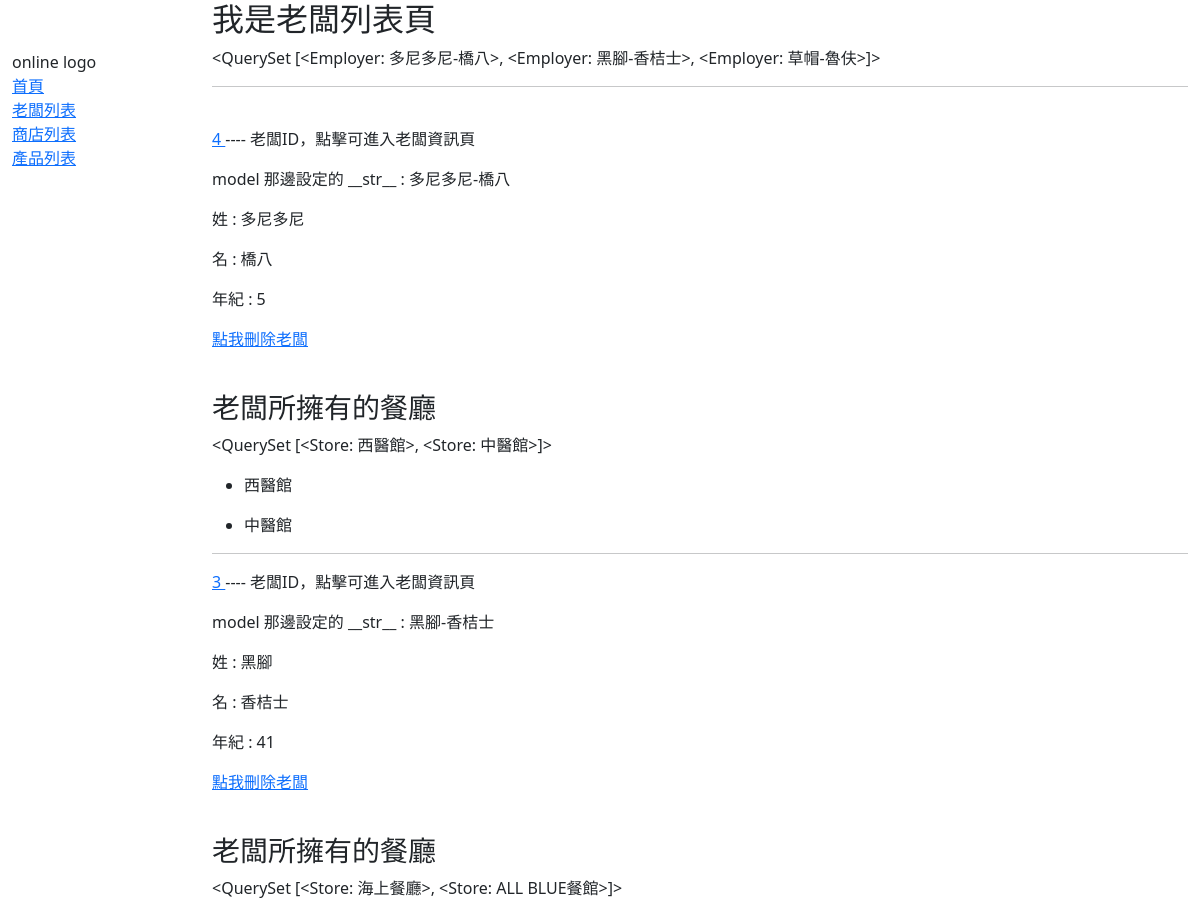
/online/employers/ (upper part), run on an earlier commit of the app's database.
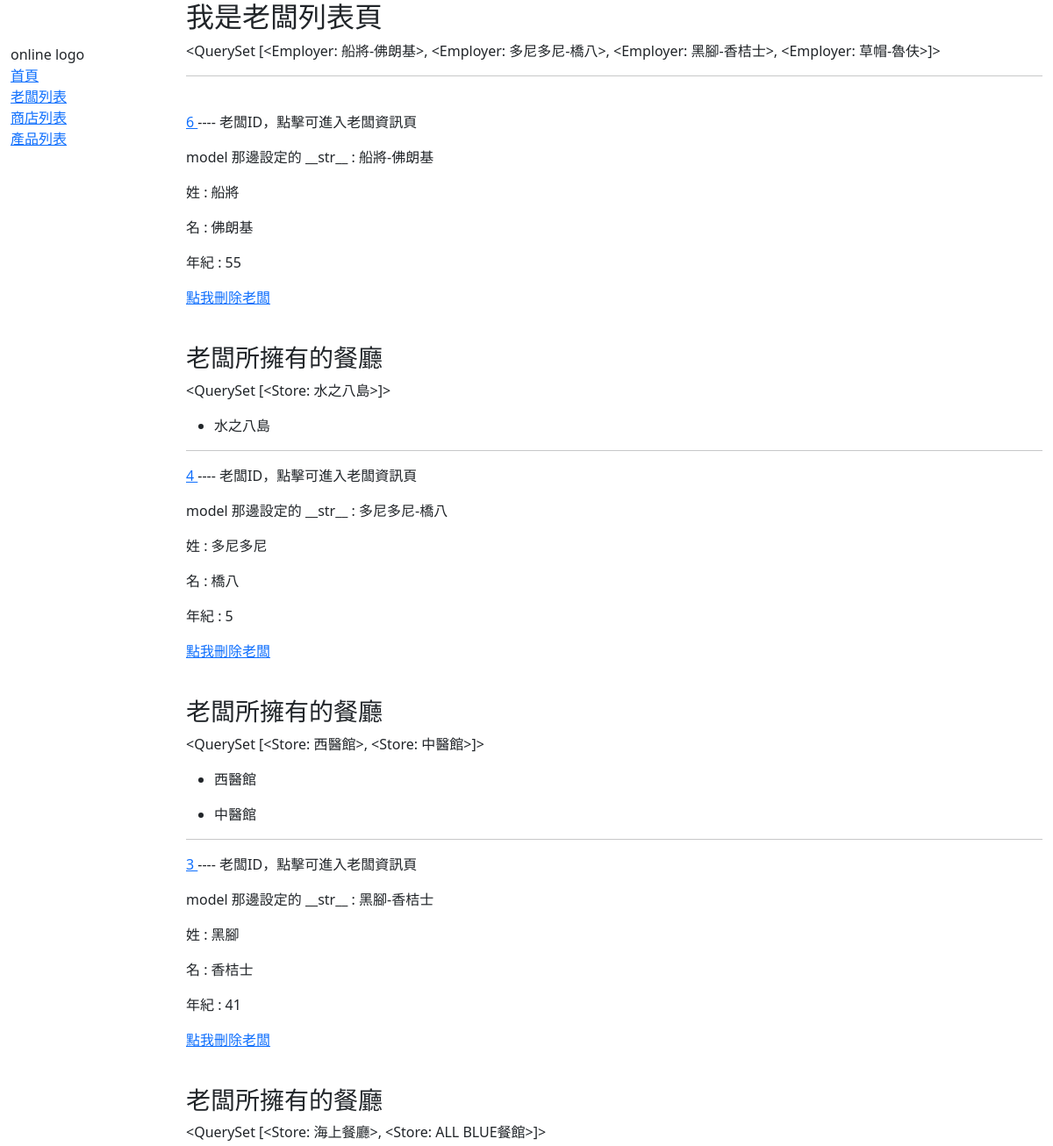
And on a later commit of the database.
### online/models.py (models this page shows, shortened)
class Employer(models.Model):
    first_name = models.CharField(max_length=100)
    last_name = models.CharField(max_length=100)
    age = models.PositiveIntegerField()
    class Meta:
        ordering = ['last_name', 'first_name']
    def get_absolute_url(self):
        return reverse('employer-detail', args=[str(self.id)])
    def __str__(self):
        return f'{self.first_name}-{self.last_name}'

class Store(models.Model):
    title = models.CharField(max_length=100)
    description = models.TextField()
    employer = models.ForeignKey(Employer, on_delete=models.SET_NULL, null=True)
    def __str__(self):
        return self.title

### online/views.py (the view)
# urls.py: path("employers/", views.EmployerListView.as_view(), name='employer-list'),
class EmployerListView(generic.ListView):
    model = Employer

### online/templates/online/employer_list.html (shortened to what this page needs)
{% extends 'sidebar.html' %}
{% block content %}
<h2>我是老闆列表頁</h2>
{{ employer_list }}
<hr>
<br>
{% for employer in employer_list %}
  <p>
    <a href="{{ employer.get_absolute_url }}">
      {{ employer.id }}
    </a>
    ----  老闆ID，點擊可進入老闆資訊頁
  </p>
  <p> model 那邊設定的 __str__ : {{ employer }}</p>
  <p>姓 : {{ employer.first_name }}</p>
  <p>名 : {{ employer.last_name }}</p>
  <p>年紀 : {{ employer.age }}</p>
  <p><a href="{% url 'employer-delete' employer.id %}">點我刪除老闆</a></p>
  <br>
  <h3>老闆所擁有的餐廳</h3>
  <p>{{ employer.store_set.all }}</p>
  {% for store in employer.store_set.all %}
    <ul>
      <li>{{ store }}</li>
    </ul>
  {% endfor %}
  <hr>
{% endfor %}
{% endblock %}

What changed in the data, as far as the page shows it:
added Employer: first_name+last_name "<QuerySet [<Employer: 船將-佛朗基>, <Employer: 多尼多尼-橋八>, <Employer: 黑腳-香桔士>, <Employer: 草帽-魯伕>]>", id "6", first_name+last_name "船將-佛朗基", first_name "船將", last_name "佛朗基", age "55", store_set.all "<QuerySet [<Store: 水之八島>]>"
added Store: title "水之八島", shown under "6"
Also different on the page:
{{ employer_list }}: "<QuerySet [<Employer: 多尼多尼-橋八>, <Employer: 黑腳-香桔士>, <Employer: 草帽-魯伕>]>" → "<QuerySet [<Employer: 船將-佛朗基>, <Employer: 多尼多尼-橋八>, <Employer: 黑腳-香桔士>, <Employer: 草帽-魯伕>]>"
